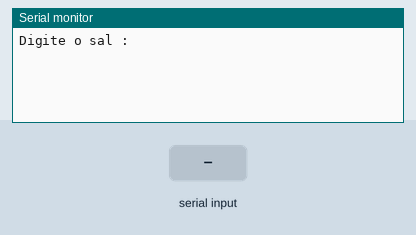
This sketch was run on a simulated Arduino Uno, built with avr-gcc and run on an emulated ATmega328P. On the bench: the last lines printed to the serial monitor. The inputs (shaded band) are chosen by the test bench.

Above: at 2.2 s.
2.3 s: "90,45\n" received over Serial
At 3.1 s:
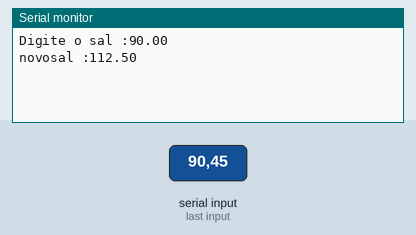
3.8 s: "30,150\n" received over Serial
At 4.7 s:
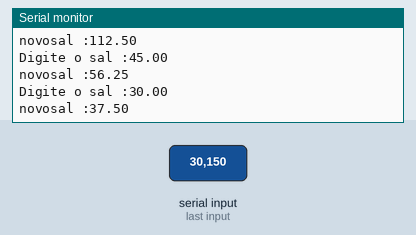
Timing chart, 0 to 6.8 s (numbered marks = the images above; inputs shaded):
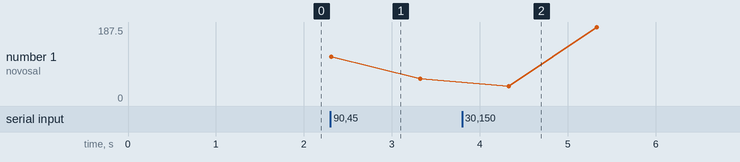

Measured:
- after the input at 2.3 s, the serial monitor: prints a new line at once (image 1)
- after the input at 3.8 s, the serial monitor: prints a new line after 0.51 s (image 2)

The sketch:

execicio_salario1.ino
```cpp
/*Declaração das variáveis */
float sal, novosal;


void setup() {
  // inicia a comunicação com o Serial monitor
  Serial.begin(9600);

  delay(1000);  //espera estratégica
}

void loop() {
  Serial.print("Digite o sal :");
  //Le o valor do serial e guarda na variavel sal
  sal = aguardeEntrada();
  Serial.println(sal);

  //Cálculo do novo salário:
  novosal = (sal + (sal * 25 / 100));

  //Exibe o valor do novo salário
  Serial.print("novosal :");
  Serial.println(novosal);
  delay(1000);
}

//criando uma função chamada
float aguardeEntrada() {
    while (!Serial.available()){
    //Aguarda até que um numero seja digitado


    }
    return Serial.parseFloat();
}
```
